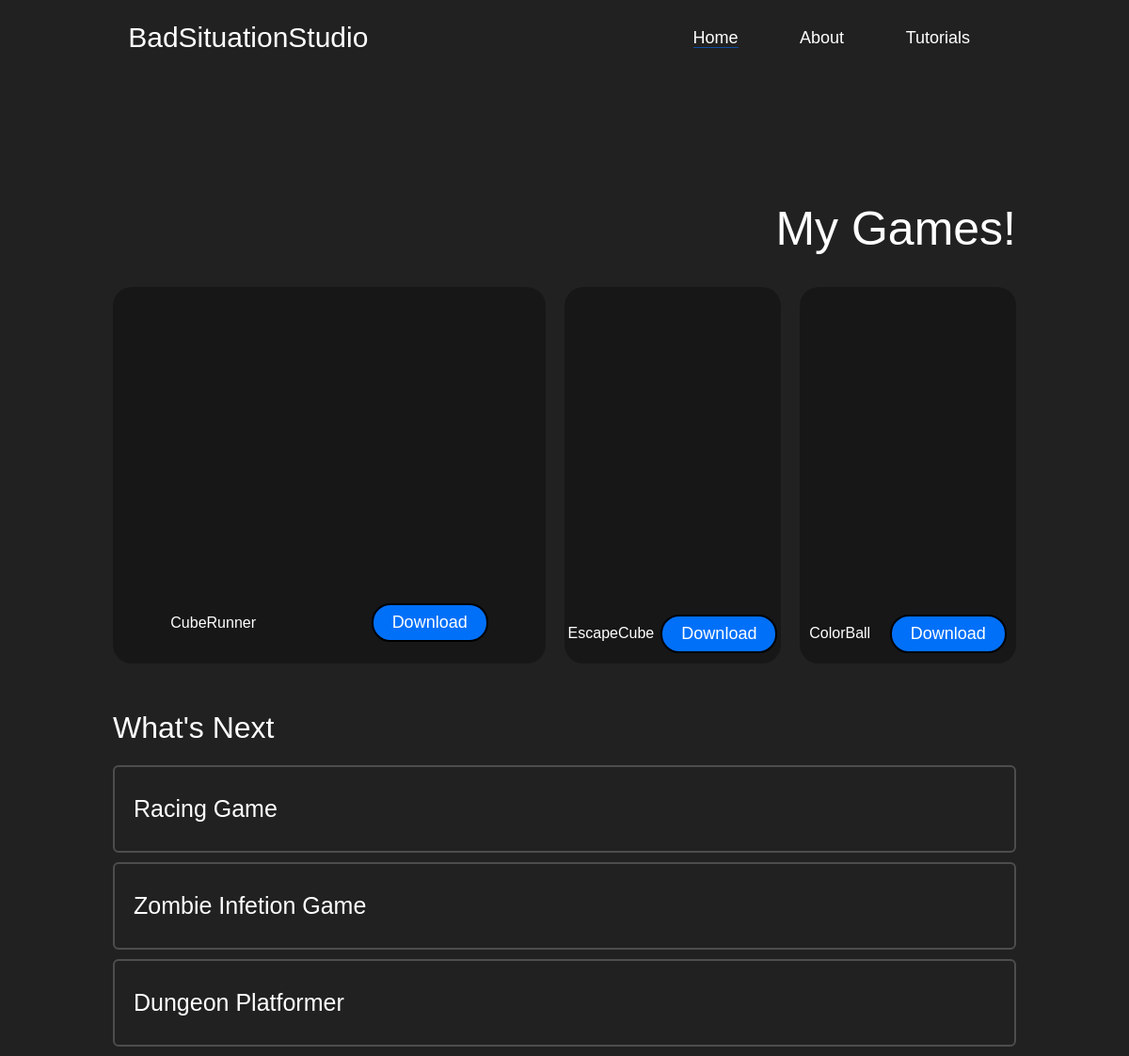
Before: / with the older database file.
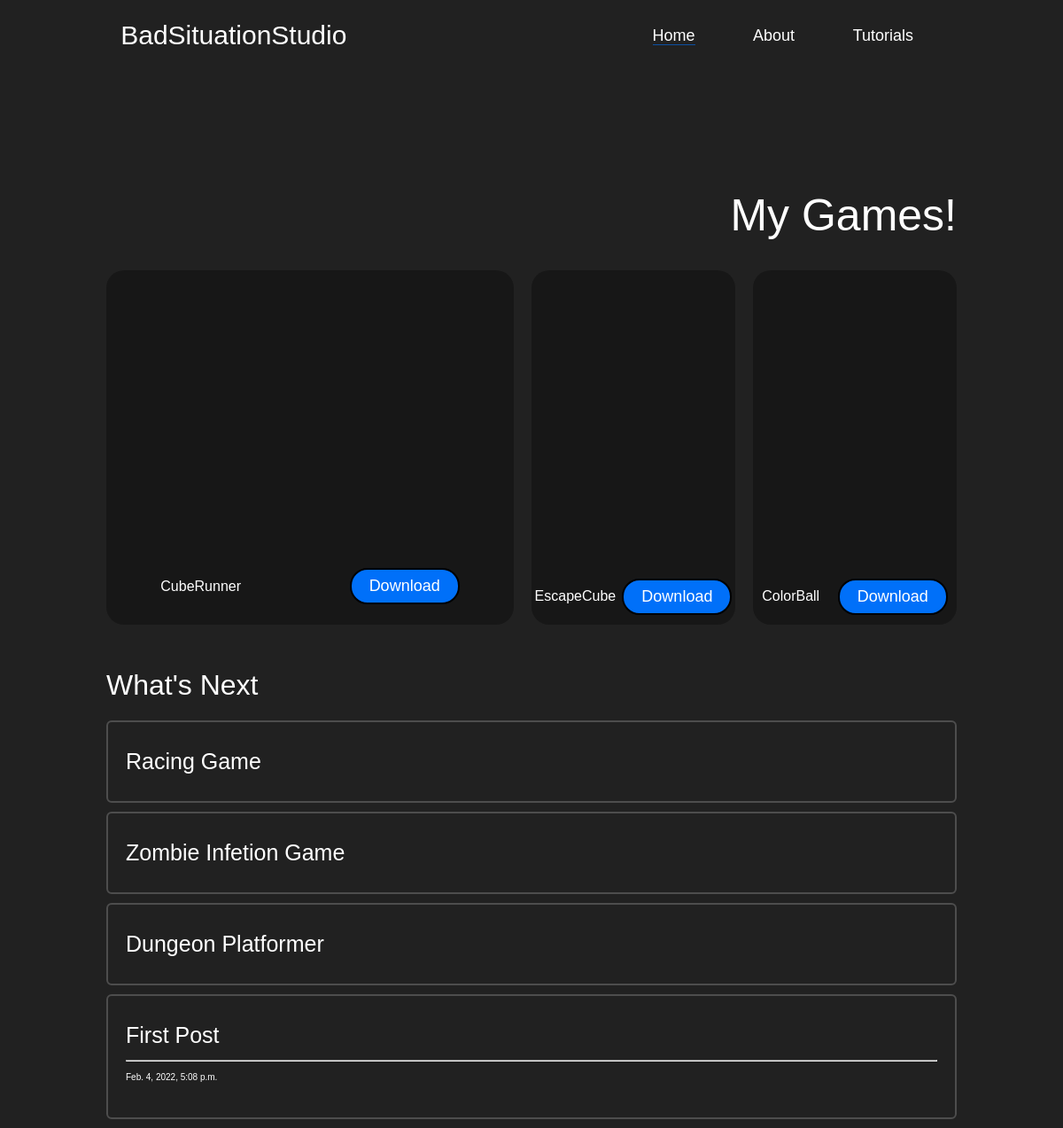
After: the same page with the newer database file.
### home/models.py (models this page shows)
class Posts(models.Model):
    post = models.TextField()
    time = models.DateTimeField(auto_now = True)

### home/views.py (the view)
# urls.py: path('',views.index,name='home'),
def index(request):
    context = {'data':Posts.objects.all()}
    return render(request , 'home/index.html',context)

### home/templates/home/index.html (shortened to what this page needs)
{% extends 'base.html' %}
{% block content %}
<body onload="changeClass('.home')"></body>
  <div class="container">
      <h1 class="title" align="right" style="font-size: 50px;">My Games!</h1>
      <div class="grid">
          <div class="game">
              <div class="gameInfo">
                CubeRunner
                <button class="primary">Download</button>
              </div>
          </div>
          <div class="game">
            <div class="gameInfo">
                EscapeCube
                <button class="primary">Download</button>
              </div>
          </div>
          <div class="game">
            <div class="gameInfo">
                ColorBall
                <button class="primary">Download</button>
              </div>
          </div>
      </div>
      <h1 class="title" style="margin-top: 50px;" align="left">What's Next</h1>
      <div class="tut">
        <a href="#">Racing Game</a>
      </div>
      <div class="tut">
        <a href="#">Zombie Infetion Game</a>
      </div>
      <div class="tut">
        <a href="#">Dungeon Platformer</a>
      </div>
      {% for i in data%}
        <div class="tut">
          <a href="#">{{ i.post }}<hr>
            <p style="font-size: 10px;">{{ i.time }}</p></a>
        </div>
      {% endfor %}
  </div>
{% endblock %}

### home/templates/base.html (shortened to what this page needs)
{% load static %}
<!DOCTYPE html>
<html lang="en">
<head>
    <link rel="stylesheet" href="{% static 'style.css' %}">
</head>
<body>
    <nav>
    <a href="#" class='logo'>BadSituationStudio</a>
    <ul class="ul">
        <li><a href="{% url 'home' %}" class='home'>Home</a></li>
        <li><a href="{% url 'about' %}" class='about'>About</a></li>
        <li><a href="{% url 'tutorials' %}" class='tuts'>Tutorials</a></li>
    </ul>
    </nav>
    {% block content %}
    {% endblock%}
</body>
</html>

### static/style.css (style rules this page uses)
body { padding:none; margin:0; font-family: Arial, Helvetica, sans-serif; background: rgb(33, 33, 33); background-size: cover; background-repeat: no-repeat; background-size: cover; font-weight: 18px !important; background-repeat: no-repeat; color:#fff; }
.container { display: flex; margin-top: 100px; width:80%; margin-left: auto; margin-right: auto; flex-direction: column; }
nav { width: 100%; display: flex; height: 80px; align-items: center; justify-content: space-around; }
nav ul { display: flex; flex-direction: row; justify-content: space-around; font-size: 18px; width: 30%; }
nav .ul li { color:#fff; list-style-type: none; }
nav .logo { font-size: 30px; }
a { text-decoration: none; color: #fff; }
a.active { border-bottom: 1px solid rgb(0, 112, 249,.6); }
.title { font-weight: 100; }
.grid { display: grid; grid-template-columns: 2fr 1fr 1fr; width: 100%; grid-gap: 20px; height: 100%; }
.game { background-color: rgba(0, 0, 0, 0.3); width: 100%; height: 400px; border-radius: 20px; display: flex; align-items: flex-end; justify-content: center; }
button { padding:8px 20px; border-radius: 20px; background-color: rgb(0, 112, 249); font-size: 18px; cursor: pointer; transition: .2s ease; border:2px solid #000; color:#fff; }
.gameInfo { margin-bottom: 5%; display: flex; justify-content: space-around; align-items: center; width: 100%; }
.tut { padding: 30px 20px; border: 2px solid rgb(77, 77, 77); border-radius: 6px; margin-bottom: 10px; }
.tut a { font-size: 25px; }

### home/templates/base.html (style rules this page uses)
body { padding:none; margin:0; font-family: Arial, Helvetica, sans-serif; background: rgb(33, 33, 33); background-size: cover; background-repeat: no-repeat; background-size: cover; font-weight: 18px !important; background-repeat: no-repeat; color:#fff; }
.container { display: flex; margin-top: 100px; width:80%; margin-left: auto; margin-right: auto; flex-direction: column; }
nav { width: 100%; display: flex; height: 80px; align-items: center; justify-content: space-around; }
nav ul { display: flex; flex-direction: row; justify-content: space-around; font-size: 18px; width: 30%; }
nav .ul li { color:#fff; list-style-type: none; }
nav .logo { font-size: 30px; }
a { text-decoration: none; color: #fff; }
a.active { border-bottom: 1px solid rgb(0, 112, 249,.6); }
.title { font-weight: 100; }
.grid { display: grid; grid-template-columns: 2fr 1fr 1fr; width: 100%; grid-gap: 20px; height: 100%; }
.game { background-color: rgba(0, 0, 0, 0.3); width: 100%; height: 400px; border-radius: 20px; display: flex; align-items: flex-end; justify-content: center; }
button { padding:8px 20px; border-radius: 20px; background-color: rgb(0, 112, 249); font-size: 18px; cursor: pointer; transition: .2s ease; border:2px solid #000; color:#fff; }
.gameInfo { margin-bottom: 5%; display: flex; justify-content: space-around; align-items: center; width: 100%; }
.tut { padding: 30px 20px; border: 2px solid rgb(77, 77, 77); border-radius: 6px; margin-bottom: 10px; }
.tut a { font-size: 25px; }

Changed rows visible on the page:
added Posts: post "First Post", time "Feb. 4, 2022, 5:08 p.m."
